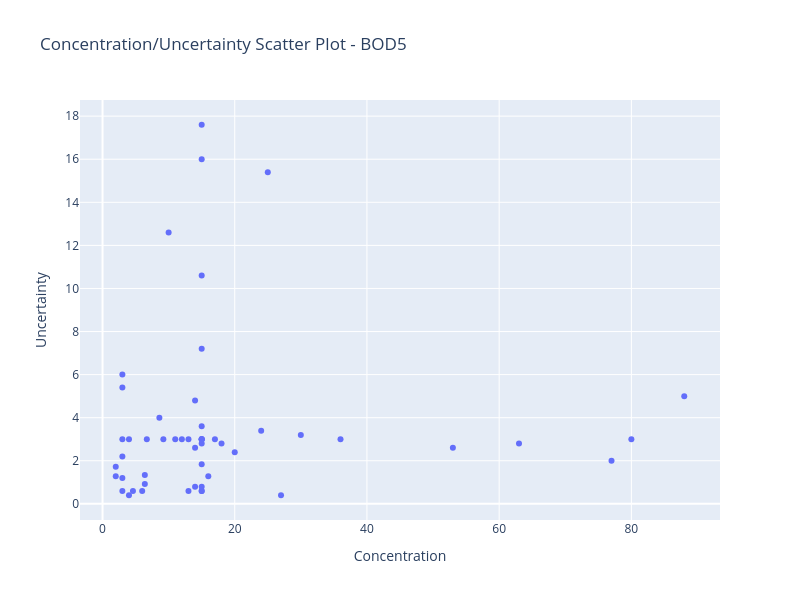

The code cell stored with this chart in its notebook:
### Code cell
# Concentration / Uncertainty Scatter plot for specific feature, feature/column specified by index
data_handler.plot_data_uncertainty(feature_idx=0, include_menu=False)

### Figure 1 — Plotly figure (JSON) as saved in the notebook; plotly's stock layout.template omitted (floating-point values rounded to 4 significant figures)
{"data": [{"mode": "markers", "name": "BOD5", "type": "scatter", "visible": true, "x": [36.0, 25.0, 53.0, 15.0, 9.2, 15.0, 18.0, 88.0, 77.0, 3.0, 80.0, 15.0, 14.0, 3.0, 15.0, 4.0, 2.0, 15.0, 14.0, 14.0, 63.0, 12.0, 17.0, 3.0, 6.7, 4.6, 15.0, 13.0, 15.0, 10.0, 13.0, 15.0, 4.0, 15.0, 3.0, 3.0, 2.0, 15.0, 20.0, 30.0, 27.0, 24.0, 11.0, 15.0, 6.0, 15.0, 8.6, 3.0, 15.0, 6.4, 16.0, 15.0, 6.4], "y": [3.0, 15.4, 2.6, 0.6, 3.0, 7.2, 2.8, 5.0, 2.0, 6.0, 3.0, 16.0, 2.6, 5.4, 3.0, 3.0, 1.72, 10.6, 0.8, 4.8, 2.8, 3.0, 3.0, 0.6, 3.0, 0.6, 0.6, 0.6, 1.84, 12.6, 3.0, 3.0, 0.4, 0.8, 3.0, 2.2, 1.28, 3.0, 2.4, 3.2, 0.4, 3.4, 3.0, 3.0, 0.6, 2.8, 4.0, 1.2, 3.6, 1.34, 1.28, 17.6, 0.92]}], "layout": {"height": 600, "title": {"text": "Concentration/Uncertainty Scatter Plot - BOD5"}, "width": 800, "xaxis": {"title": {"text": "Concentration"}}, "yaxis": {"title": {"text": "Uncertainty"}}}}
